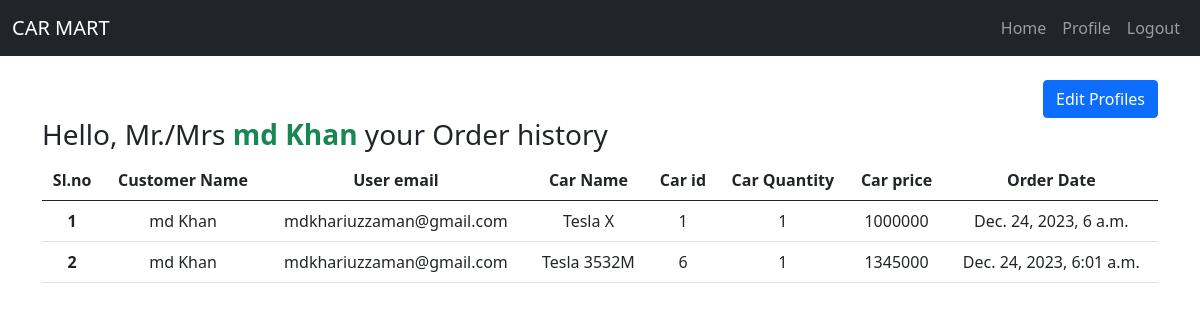
The page /auth/profile/ (signed in) on the database its author committed.
### car_app/models.py (models this page shows, shortened)
class Order(models.Model):
    user = models.ForeignKey(User, on_delete = models.CASCADE)
    car = models.ForeignKey(Car, on_delete = models.CASCADE)
    quantity = models.PositiveIntegerField(default = 1)
    ordered_on = models.DateTimeField(auto_now_add = True)

class Car(models.Model):
    name = models.CharField(max_length = 100)
    description = models.TextField()
    quantity = models.IntegerField()
    price = models.IntegerField()
    brand = models.ForeignKey(Brand, on_delete = models.CASCADE, blank = True, null = True)
    image = models.ImageField(upload_to= 'car_app/media/uploads/')

### auth_app/views.py (the view)
# urls.py: path('profile/', UserProfileView.as_view(), name = 'profile'),
@method_decorator(login_required, name='dispatch')
class UserProfileView(View):
    def get(self,request):
        orders = Order.objects.filter(user = request.user)
        return render(request, 'auth_app/profile.html', {'orders': orders})

### auth_app/templates/auth_app/profile.html (shortened to what this page needs)
{% extends "base.html" %}
{% block content %}
<div class="text-center">
  <div class="d-flex justify-content-end align-items-center gap-2">
    <a href="{% url "edit_profile" request.user.id %}">
      <button class="btn btn-primary mt-4">Edit Profiles</button>
    </a>
  </div>
  <div>
    <h3 class="text-start">Hello, Mr./Mrs <strong class="text-success">{{request.user.first_name}} {{request.user.last_name}}</strong> your Order history</h3>
    {% if orders|length > 0 %}
      <table class="table table-hover p-3 mb-5 mr-5">
      <thead>
        <tr>
          <th scope="col">Sl.no</th>
          <th scope="col">Customer Name</th>
          <th scope="col">User email</th>
          <th scope="col">Car Name</th>
          <th scope="col">Car id</th>
          <th scope="col">Car Quantity</th>
          <th scope="col">Car price</th>
          <th scope="col">Order Date</th>
        </tr>
      </thead>
      <tbody>
        {% for order in orders %}
        <tr>
          <th scope="row">{{ forloop.counter }}</th>
          <td>{{order.user.first_name}} {{order.user.last_name}}</td>
          <td>{{order.user.email}}</td>
          <td>{{order.car.name}}</td>
          <td>{{order.car.id}}</td>
          <td>{{order.quantity}}</td>
          <td>{{order.car.price}}</td>
          <td>{{ order.ordered_on}}</td>
        </tr>
        {% endfor %}
      </tbody>
    </table>
    {% else %}
    <p class="text-danger">You haven't order any Car yet.</p>
    {% endif %}
  </div>
</div>
{% endblock content %}

### rows shown on the page
Order: user.first_name "md", user.last_name "Khan", user.email "mdkhariuzzaman@gmail.com", car.name "Tesla X", car.id "1", quantity "1", car.price "1000000", ordered_on "Dec. 24, 2023, 6 a.m."
Order: user.first_name "md", user.last_name "Khan", user.email "mdkhariuzzaman@gmail.com", car.name "Tesla 3532M", car.id "6", quantity "1", car.price "1345000", ordered_on "Dec. 24, 2023, 6:01 a.m."

### other values the page prints
{{ request.user.first_name }} "md"
{{ request.user.last_name }} "Khan"
